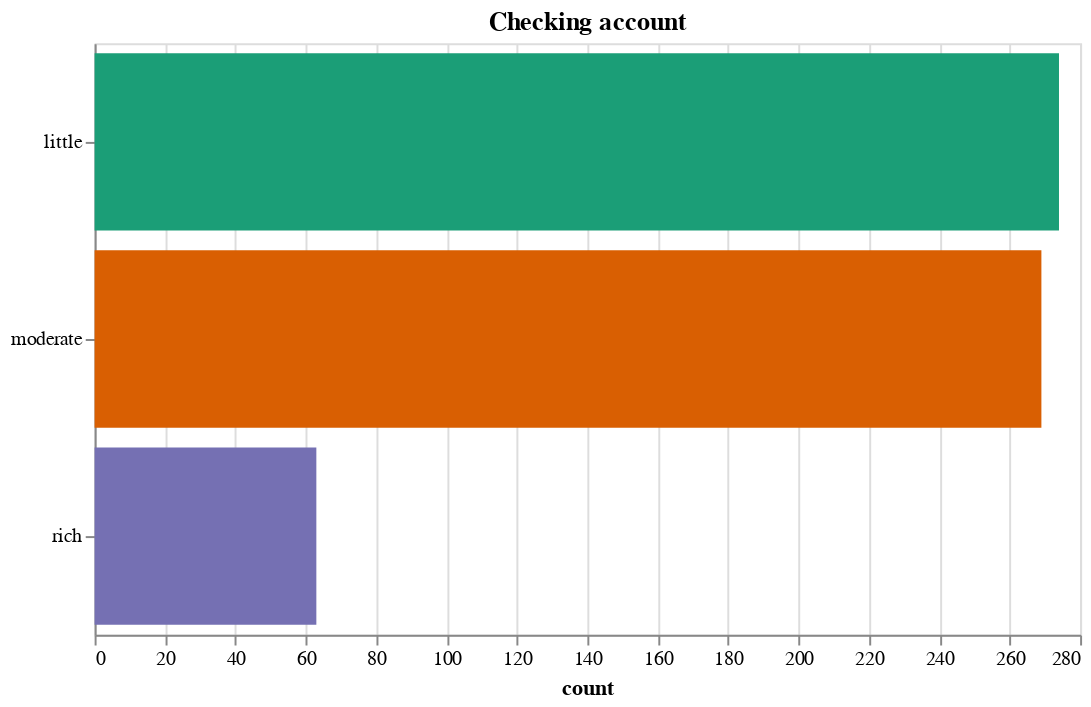

The cell this chart's notebook holds for it:
### Code cell
import altair as alt
from google.colab import autoviz

def categorical_histogram(df, colname, width=500, height=300, colormap='dark2'):
  chart_data = df[colname].value_counts().reset_index(name='count')
  return (alt.Chart(chart_data).mark_bar()
          .encode(
              x='count', y=alt.Y('index', title=''),
              color=alt.Color(
                  'index', scale=alt.Scale(scheme=colormap), legend=None))
          .properties(width=width, height=height, title=colname))  # Pixels.

chart = categorical_histogram(df, *['Checking account'], **{})
chart

### Figure 1 — Vega-Lite specification as saved in the notebook (floating-point values rounded to 4 significant figures)
{"config": {"view": {"continuousWidth": 400, "continuousHeight": 300}}, "data": {"name": "data-7939bb1bb05b1e9ef0dcffce7354f442"}, "mark": "bar", "encoding": {"color": {"field": "index", "legend": null, "scale": {"scheme": "dark2"}, "type": "nominal"}, "x": {"field": "count", "type": "quantitative"}, "y": {"field": "index", "title": "", "type": "nominal"}}, "height": 300, "title": "Checking account", "width": 500, "$schema": "https://vega.github.io/schema/vega-lite/v4.17.0.json", "datasets": {"data-7939bb1bb05b1e9ef0dcffce7354f442": [{"index": "little", "count": 274}, {"index": "moderate", "count": 269}, {"index": "rich", "count": 63}]}}
